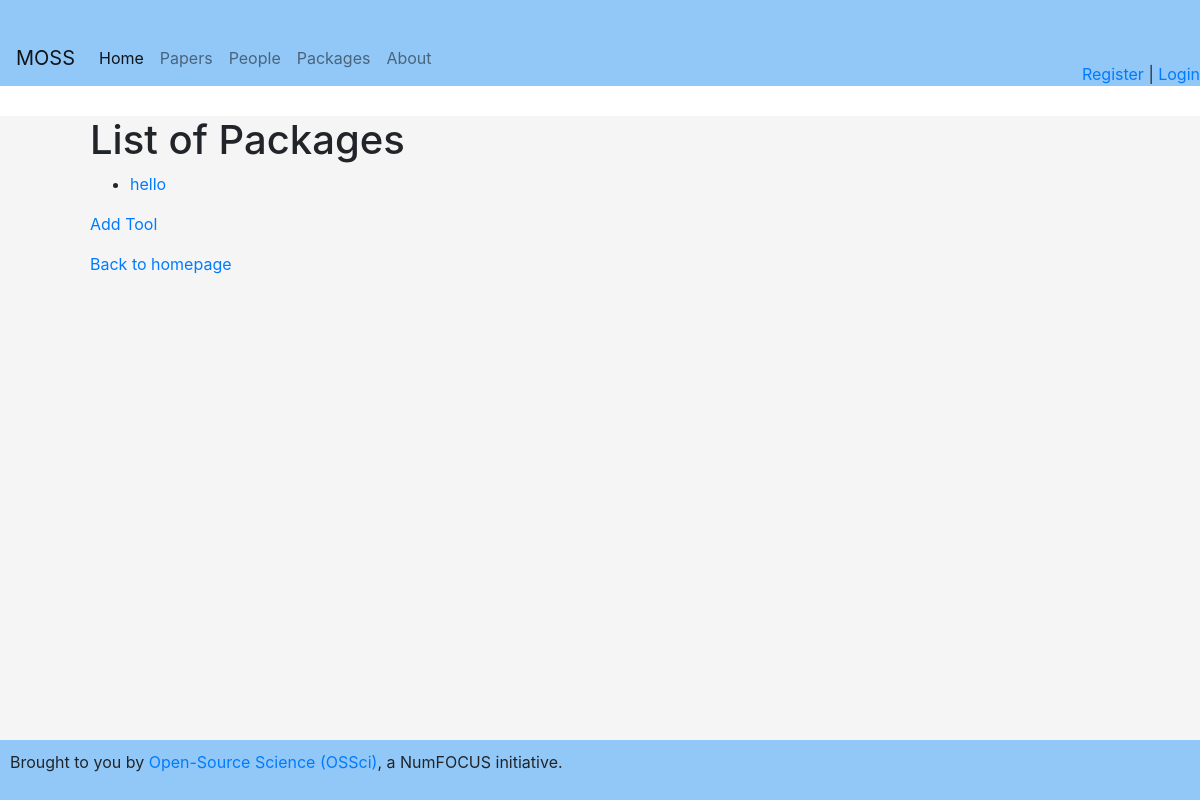
The page /tools on the database as committed earlier.
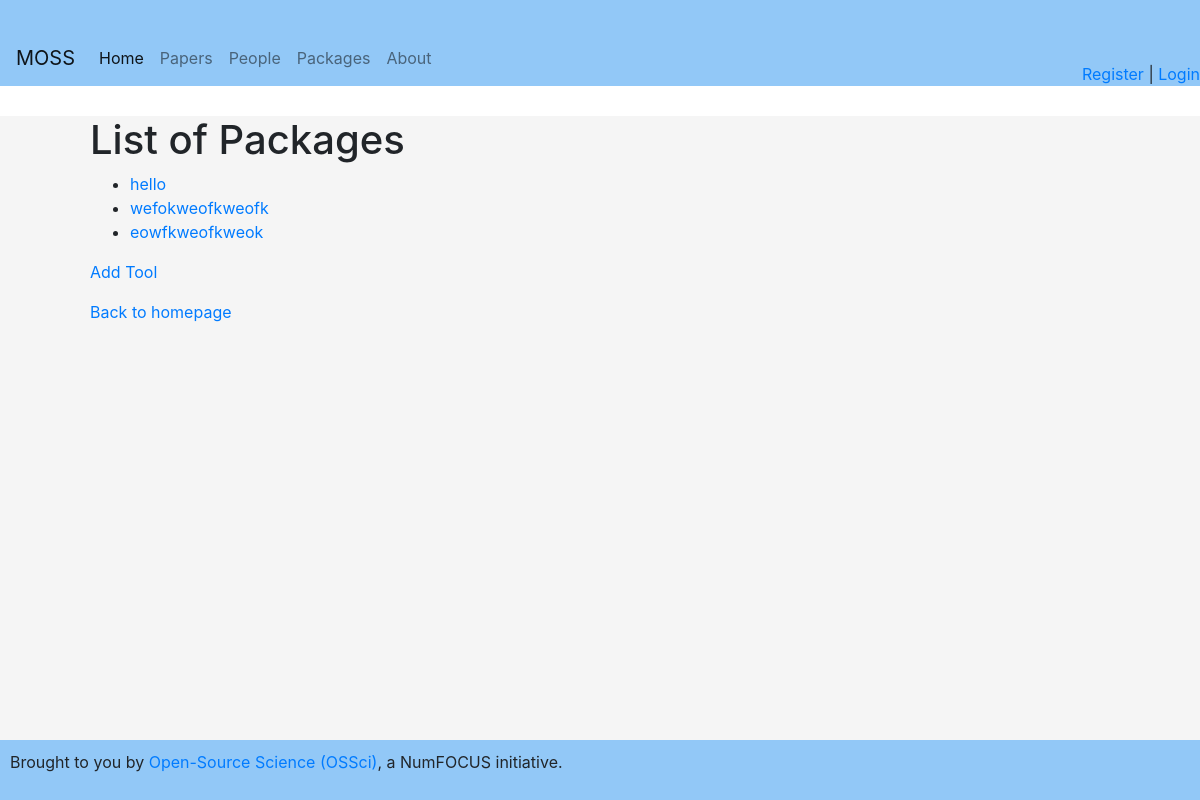
The same page on the database as committed later.
### app.py (models this page shows)
class Tool(db.Model):
    __tablename__ = 'tools'
    id = db.Column(db.Integer, primary_key=True)
    name = db.Column(db.String(120), nullable=False)
    description = db.Column(db.String(500))
    url = db.Column(db.String(200))
    persons = relationship("PackagesPerPerson", back_populates="tool")
    articles = relationship("PackagesPerPaper", back_populates="tool")

### app.py (the view)
@app.route('/tools')
def tools():
    tools = Tool.query.all()
    print(tools)  # Add this line to print the tools data
    return render_template('tools.html', tools=tools)

### app.py (called while the page is built)
@app.context_processor
def inject_current_user():
    return dict(current_user=current_user)

### templates/tools.html
{% extends 'base.html' %}
{% block content %}
  <h1>List of Packages</h1>
  <ul>
    {% for tool in tools %}
      <li><a href="{{ url_for('tool_detail', tool_id=tool.id) }}">{{ tool.name }}</a></li>
    {% endfor %}
  </ul>
  <p>
    <a href="{{ url_for('add_tool') }}">Add Tool</a>
  </p>
  <p>
    <a href="{{ url_for('index') }}">Back to homepage</a>
  </p>
{% endblock %}

Rows that differ between the two databases and show on the page:
added Tool: name "wefokweofkweofk"
added Tool: name "eowfkweofkweok"
